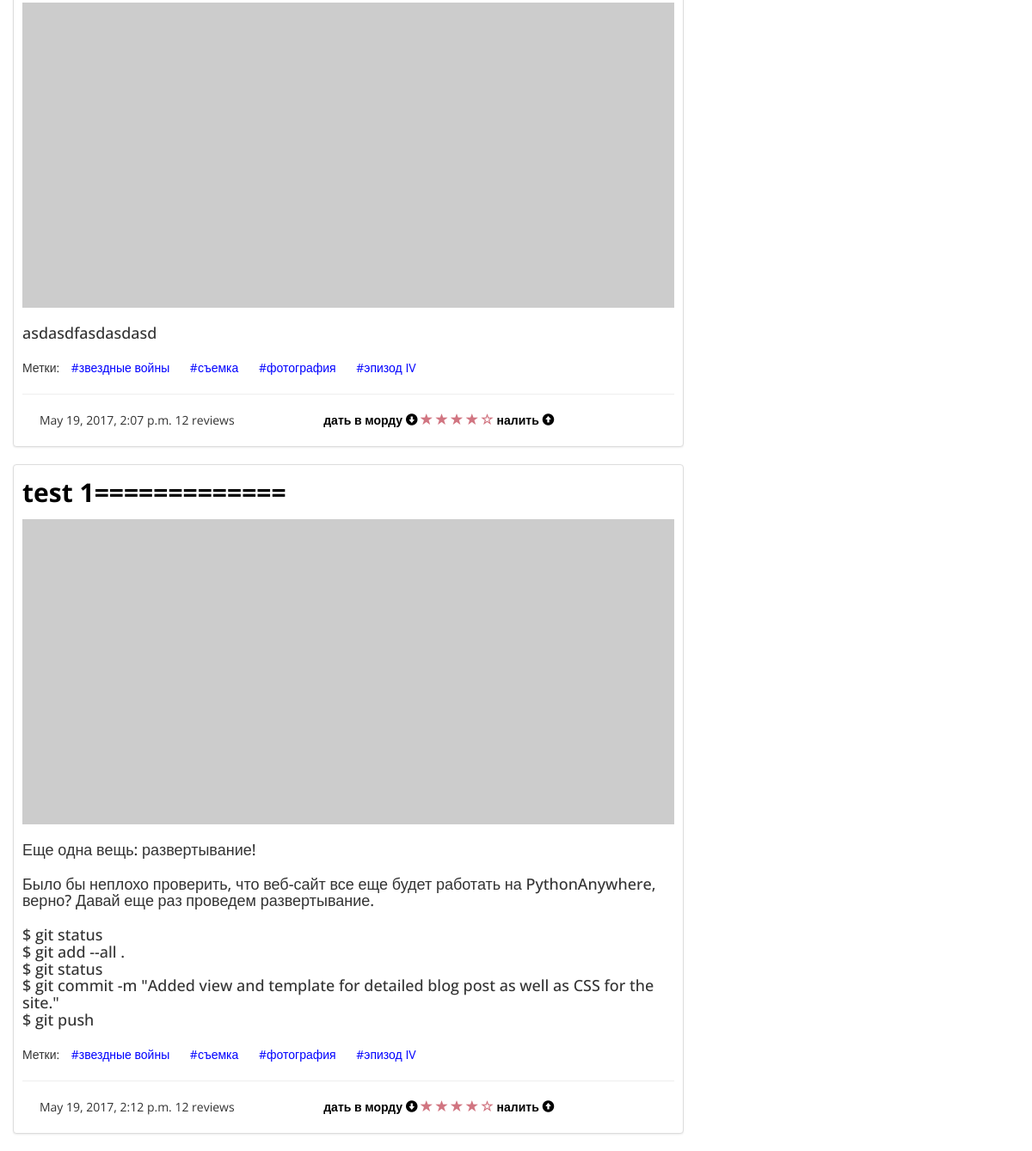
The app's page / (lower part), older data.
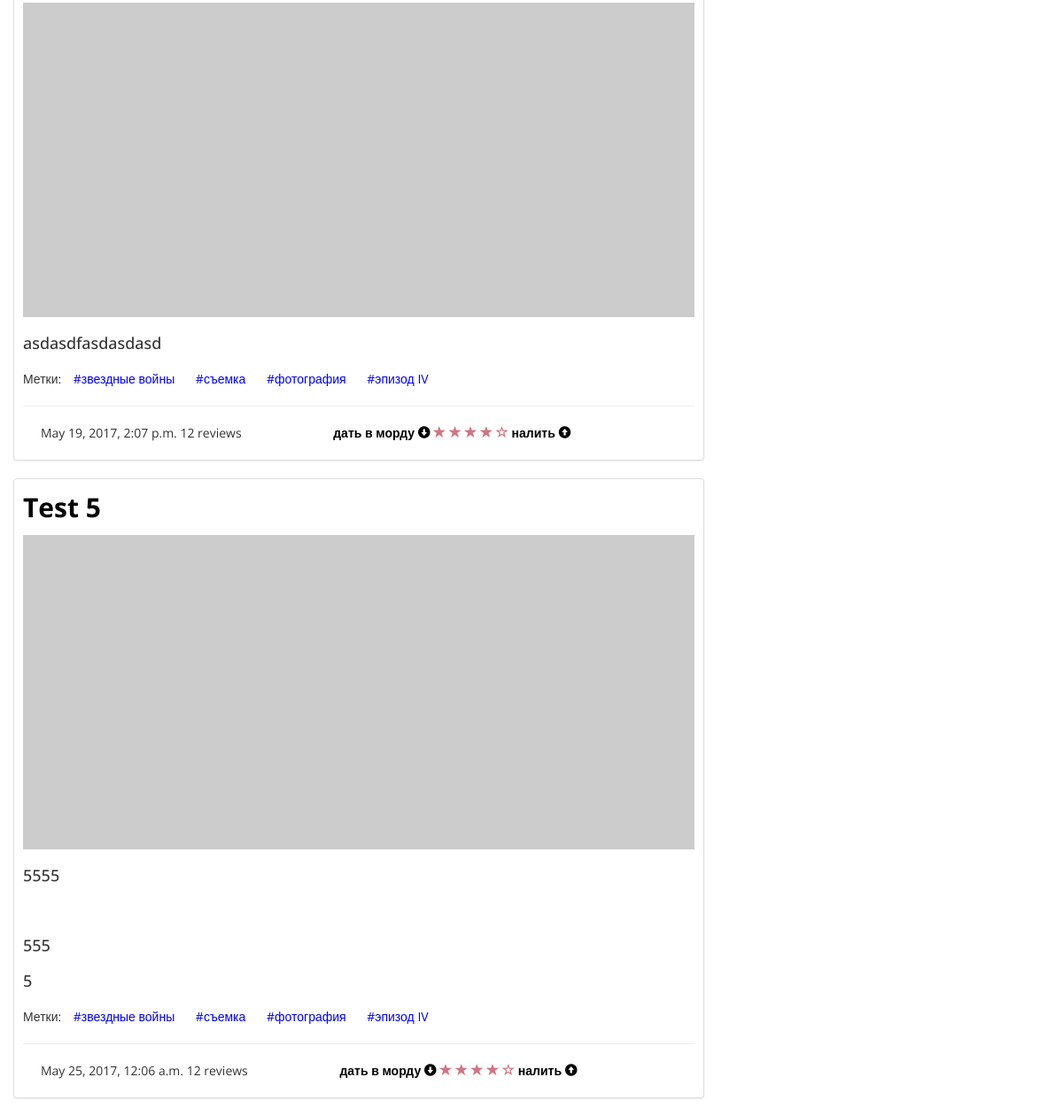
The same page, newer data.
### blog/models.py (models this page shows, shortened)
class Post(models.Model):
    author = models.ForeignKey('auth.User')
    title = models.CharField(max_length=200)
    text = models.TextField()
    created_date = models.DateTimeField(default=timezone.now)
    published_date = models.DateTimeField(blank=True, null=True)

### blog/views.py (the view)
# urls.py: url(r'^$', views.post_list, name='post_list'),
def post_list(request):
    posts = Post.objects.filter(
        published_date__lte=timezone.now()).order_by('published_date')
    return render(request, 'blog/post_list.html', {'posts': posts})

### blog/templates/blog/post_list.html
{% extends 'blog/base.html' %}
{% block content %}
    {% for post in posts %}
                        <div class="thumbnail">
                            <div >
                                <h2><a href="{% url 'post_detail' pk=post.pk %}">{{ post.title }}</a></h2>
                                <img src="http://placehold.it/320x150" alt="">
                                <h4>{{ post.text|linebreaksbr }}</h4>
                                <span class="tags">
                                    Метки:
                                    <a href="#">#звездные войны</a>
                                    <a href="#">#съемка</a>
                                    <a href="#">#фотография</a>
                                    <a href="#">#эпизод IV</a>
                                </span>
                                <div class="post-data">
                                    <span class="">{{ post.published_date }}</span>
                                    <span class="">12 reviews</span>
                                    <span class="ratings">
                                        <a href="/vote?id=айдизаписи&plus=true">дать в морду <span class="glyphicon glyphicon-circle-arrow-down"></span></a>
                                            <span class="glyphicon glyphicon-star"></span>
                                            <span class="glyphicon glyphicon-star"></span>
                                            <span class="glyphicon glyphicon-star"></span>
                                            <span class="glyphicon glyphicon-star"></span>
                                            <span class="glyphicon glyphicon-star-empty"></span>
                                        <a href="/vote?id=айдизаписи&plus=false">налить <span class="glyphicon glyphicon-circle-arrow-up"></span></a>
                                    </span>
                                </div>
                            </div>
                        </div>
    {% endfor %}
{% endblock content %}

### blog/templates/blog/base.html (shortened to what this page needs)
    {% load staticfiles %}
    <html>
        <head>
            <link rel="stylesheet" href="{% static 'css/bootstrap.min.css' %}">
            <link rel="stylesheet" href="{% static 'css/bootstrap-theme.min.css' %}">
            <link rel="stylesheet" href="{% static 'css/style.css' %}">
        </head>
    <body>
            <section>
                <div class="container">
                    <div class="row">
                        <div class="col-md-8 contentushka">
                            <div class="row">
                                    {% block content %}
                                    {% endblock %}
                            </div>
                        </div>
                    </div>
                </div>
            </section>
    </body>
    </html>

### blog/static/css/style.css (style rules this page uses)
div { #font-family: 'Century Gothic', sans-serif; font-family: 'Open Sans', sans-serif; #font-family: 'Didact Gothic', sans-serif; }
.ratings { padding: 0 100; color: #d17581; }
.post-data { border-top: 1px solid #eeeeee; padding: 20px; margin-top: 20px; }
.thumbnail { padding: 0 10; }
.thumbnail img { width: 100%; }
.thumbnail h2 { margin: 15 0; font-weight: bold; color: #000000; }
.thumbnail a { font-weight: bold; color: #000000; }
.thumbnail h4 { margin: 0; padding: 20 0; font-weight: none; }
.tags { font-size: 14px; }
.tags a { padding: 0 10; color: blue; font-weight: normal; }

Row changes from the older to the newer data that the page shows:
no longer on this page (row edited): Post: title "test 1=============", text "Еще одна вещь: развертывание! Было бы неплохо проверить, что веб-сайт все еще будет работать на PythonAnywhere, верно? Давай еще раз проведем развертывание. $ git status $ git add --all . $ git status $ git commit -m \"Added view and template for detailed blog post as well as CSS for the site.\" $ git push", published_date "May 19, 2017, 2:12 p.m."
now on this page (row edited): Post: title "Test 5", text "5555 555 5", published_date "May 25, 2017, 12:06 a.m."
